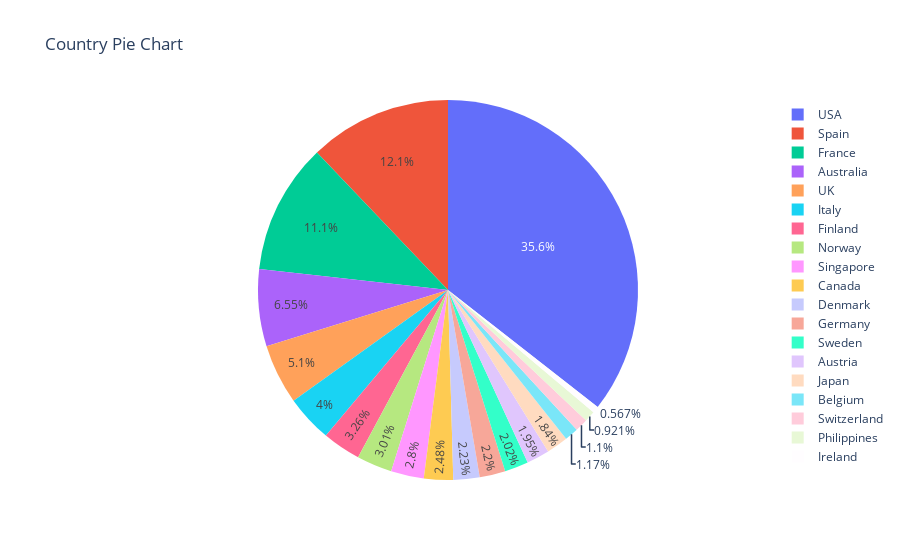

Notebook source saved alongside this figure:
### Code cell
fig = px.pie(data, names='COUNTRY', title='Country Pie Chart')
fig.show()

### Figure 1 — Plotly figure (JSON) as saved in the notebook; plotly's stock layout.template omitted (floating-point values rounded to 4 significant figures; data arrays with more than 128 entries replaced by an {"elided": "..."} marker saying what was removed)
{"data": [{"domain": {"x": [0, 1], "y": [0, 1]}, "hovertemplate": "COUNTRY=%{label}<extra></extra>", "labels": {"elided": "2823 str values"}, "legendgroup": "", "name": "", "showlegend": true, "type": "pie"}], "layout": {"legend": {"tracegroupgap": 0}, "title": {"text": "Country Pie Chart"}}}
